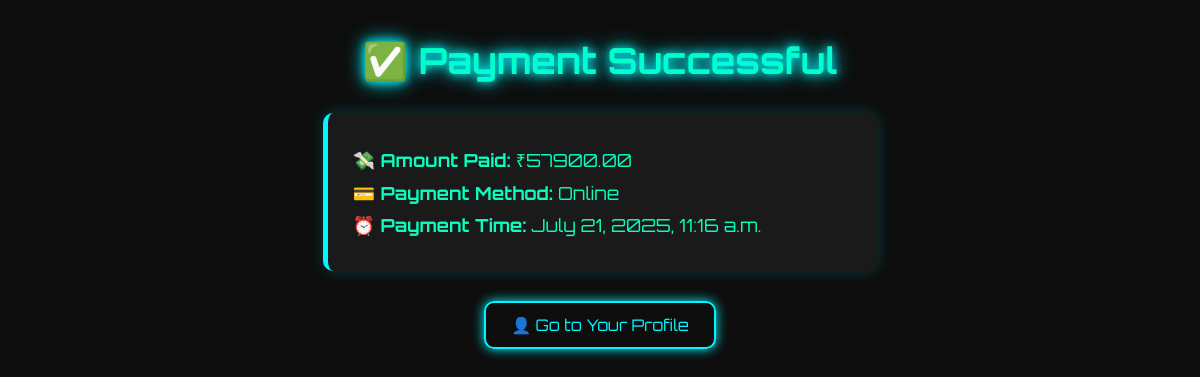
Screenshot of /payment-success/5/ (signed in) with the database file from the repository.
### bapp/models.py (models this page shows, shortened)
class Payment(models.Model):
    DELIVERY_CHOICES = [
        ('cash', 'Cash'),
        ('online', 'Online'),
    ]
    CASH_METHOD_CHOICES = [
        ('pay_on_delivery', 'Pay on Delivery'),
        ('delivery_online', 'Delivery Online'),
    ]
    ORDER_STATUS_CHOICES = [
        ('pending', 'Pending'),
        ('confirmed', 'Order Confirmed'),
        ('shipped', 'Shipped'),
        ('out_for_delivery', 'Out for Delivery'),
        ('delivered', 'Delivered'),
    ]
    user = models.ForeignKey(User, on_delete=models.CASCADE)
    address = models.TextField()
    method = models.CharField(max_length=20, default='Unknown')  # Online or Cash
    amount = models.DecimalField(max_digits=10, decimal_places=2, default=0.00)
    delivery_method = models.CharField(max_length=10, choices=DELIVERY_CHOICES)
    laptop = models.ForeignKey('Laptop', on_delete=models.SET_NULL, null=True, blank=True)
    cash_option = models.CharField(max_length=20, choices=CASH_METHOD_CHOICES, blank=True, null=True)
    card_name = models.CharField(max_length=100, blank=True, null=True)
    pin = models.CharField(max_length=10, blank=True, null=True)
    is_successful = models.BooleanField(default=False)
    is_approved = models.BooleanField(default=False)
    is_confirmed_by_admin = models.BooleanField(default=False)
    paid_at = models.DateTimeField(default=timezone.now)
    created_at = models.DateTimeField(auto_now_add=True)
    approved_at = models.DateTimeField(null=True, blank=True)  # ✅ if you really want it
    order_status = models.CharField(max_length=20, choices=ORDER_STATUS_CHOICES, default='pending')

### bapp/views.py (the view)
# urls.py: path('payment-success/<int:payment_id>/', views.payment_success, name='payment_success'),
@csrf_exempt
@login_required
def payment_success(request, payment_id=None):
    payment = None
    if payment_id:
        payment = get_object_or_404(Payment, id=payment_id, user=request.user)
    return render(request, 'payment_success.html', {'payment': payment})

### templates/payment_success.html (shortened to what this page needs)
<h2 class="cyber-title">✅ Payment Successful</h2>
{% if payment %}
  <div class="cyber-details">
    <p><strong>💸 Amount Paid:</strong> ₹{{ payment.amount }}</p>
    <p><strong>💳 Payment Method:</strong> {{ payment.method }}</p>
    <p><strong>⏰ Payment Time:</strong> {{ payment.paid_at }}</p>
  </div>
{% else %}
  <p class="cyber-msg">🎉 Payment processed successfully.</p>
{% endif %}
<div class="cyber-link-container">
  <a href="{% url 'user_profile' %}" class="cyber-button">👤 Go to Your Profile</a>
</div>

### templates/payment_success.html (style rules this page uses)
.cyber-title { font-size: 36px; color: #00ffcc; text-shadow: 0 0 10px #00f7ff, 0 0 20px #00f7ff; margin-bottom: 30px; }
.cyber-details { background-color: #1a1a1a; border-left: 5px solid #00f7ff; padding: 25px; border-radius: 10px; margin: 0 auto 30px; max-width: 500px; text-align: left; box-shadow: 0 0 15px #00f7ff33; }
.cyber-details p { margin: 10px 0; font-size: 18px; color: #0affbc; }
.cyber-link-container { margin-top: 20px; }
.cyber-button { background: none; border: 2px solid #00f7ff; color: #00f7ff; padding: 12px 25px; font-size: 16px; border-radius: 10px; text-decoration: none; transition: all 0.3s ease-in-out; box-shadow: 0 0 12px #00f7ff; display: inline-block; }

### rows the page displays
Payment: amount "57900.00", method "Online", paid_at "July 21, 2025, 11:16 a.m."
